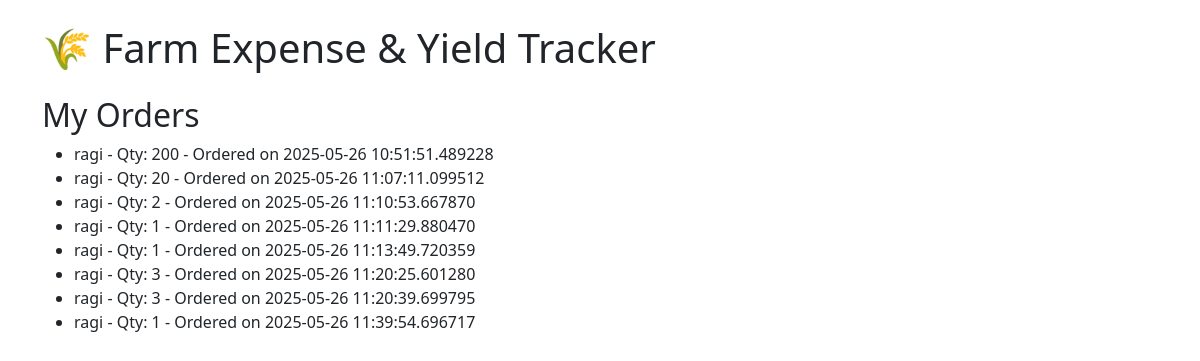
Screenshot of /b2b/my_orders (signed in) with the database file from the repository.
### models.py (models this page shows)
class B2BOrder(db.Model):
    __tablename__ = 'b2b_order'
    id = db.Column(db.Integer, primary_key=True)
    buyer_id = db.Column(db.Integer, db.ForeignKey('user.id'), nullable=False)
    product_id = db.Column(db.Integer, db.ForeignKey('b2b_product.id'), nullable=False)
    quantity = db.Column(db.Integer, nullable=False)
    status = db.Column(db.String(50), default='Pending')
    buyer = db.relationship('User', backref='b2b_orders')
    created_at = db.Column(db.DateTime, default=datetime.utcnow)

class B2BProduct(db.Model):
    __tablename__ = 'b2b_product'
    id = db.Column(db.Integer, primary_key=True)
    seller_id = db.Column(db.Integer, db.ForeignKey('user.id'), nullable=False)
    title = db.Column(db.String(150), nullable=False)
    description = db.Column(db.Text, nullable=False)
    price = db.Column(db.Float, nullable=False)
    quantity = db.Column(db.Integer, nullable=False, default=1)  # ✅ Add this line
    is_farm_product = db.Column(db.Boolean, default=False)
    created_at = db.Column(db.DateTime, default=datetime.utcnow)
    orders = db.relationship('B2BOrder', backref='product', lazy=True)

### app.py (the view)
@app.route("/b2b/my_orders")
@login_required
def my_b2b_orders():
    return render_template("my_b2b_orders.html", orders=B2BOrder.query.filter_by(buyer_id=current_user.id).all())

### app.py (called while the page is built)
@login_manager.user_loader
def load_user(user_id):
    return User.query.get(int(user_id))

### templates/my_b2b_orders.html
{% extends "layout.html" %}
{% block content %}
<h2>My Orders</h2>
<ul>
  {% for order in orders %}
    <li>{{ order.product.title }} - Qty: {{ order.quantity }} - Ordered on {{ order.created_at }}</li>
  {% endfor %}
</ul>
{% endblock %}

### rows the page displays
B2BOrder: product "ragi", quantity "200", created_at "2025-05-26 10:51:51.489228"
B2BOrder: product "ragi", quantity "20", created_at "2025-05-26 11:07:11.099512"
B2BOrder: product "ragi", quantity "2", created_at "2025-05-26 11:10:53.667870"
B2BOrder: product "ragi", quantity "1", created_at "2025-05-26 11:11:29.880470"
B2BOrder: product "ragi", quantity "1", created_at "2025-05-26 11:13:49.720359"
B2BOrder: product "ragi", quantity "3", created_at "2025-05-26 11:20:25.601280"
B2BOrder: product "ragi", quantity "3", created_at "2025-05-26 11:20:39.699795"
B2BOrder: product "ragi", quantity "1", created_at "2025-05-26 11:39:54.696717"
